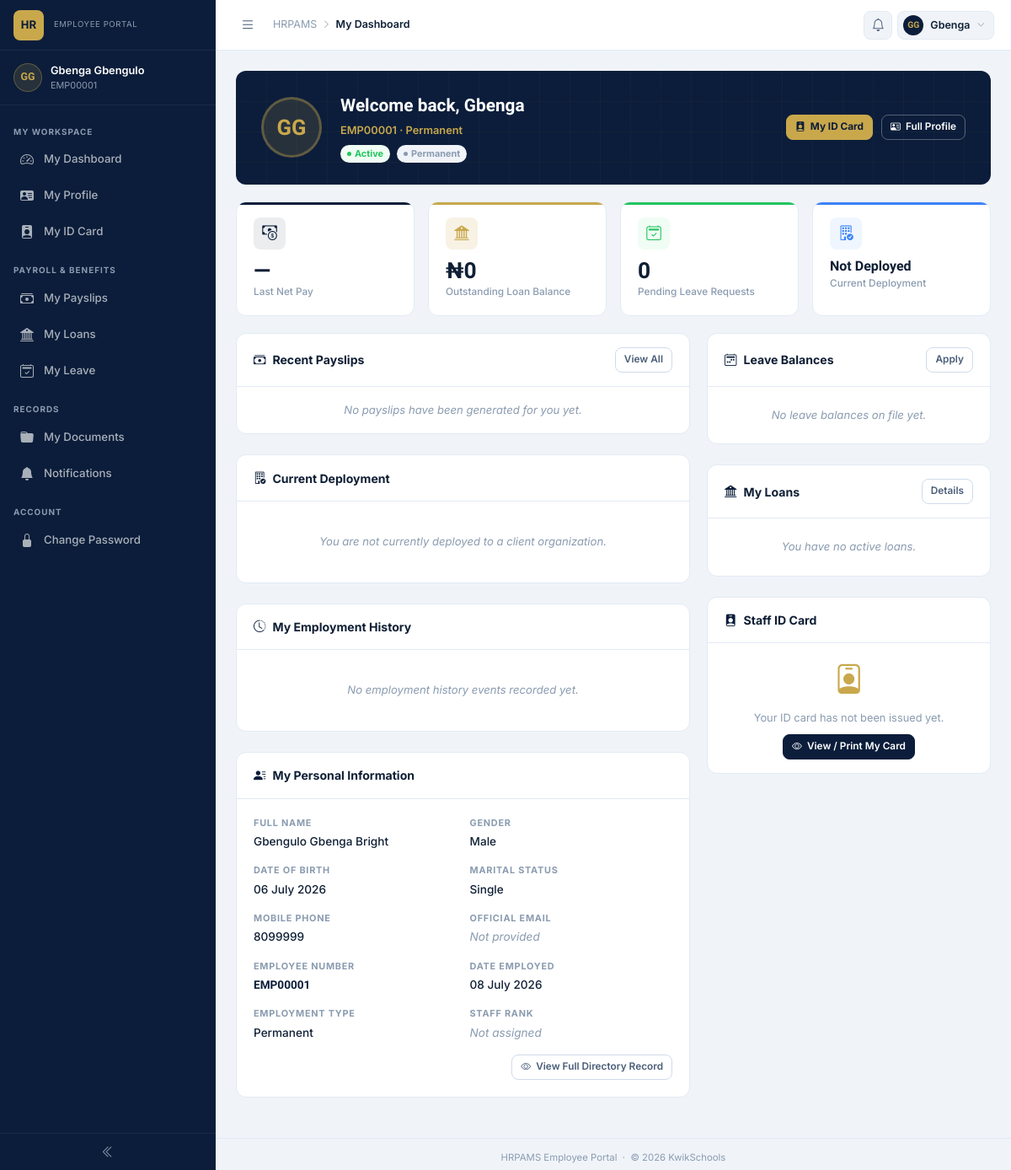
The page /staff/ (signed in) on the database as committed earlier.
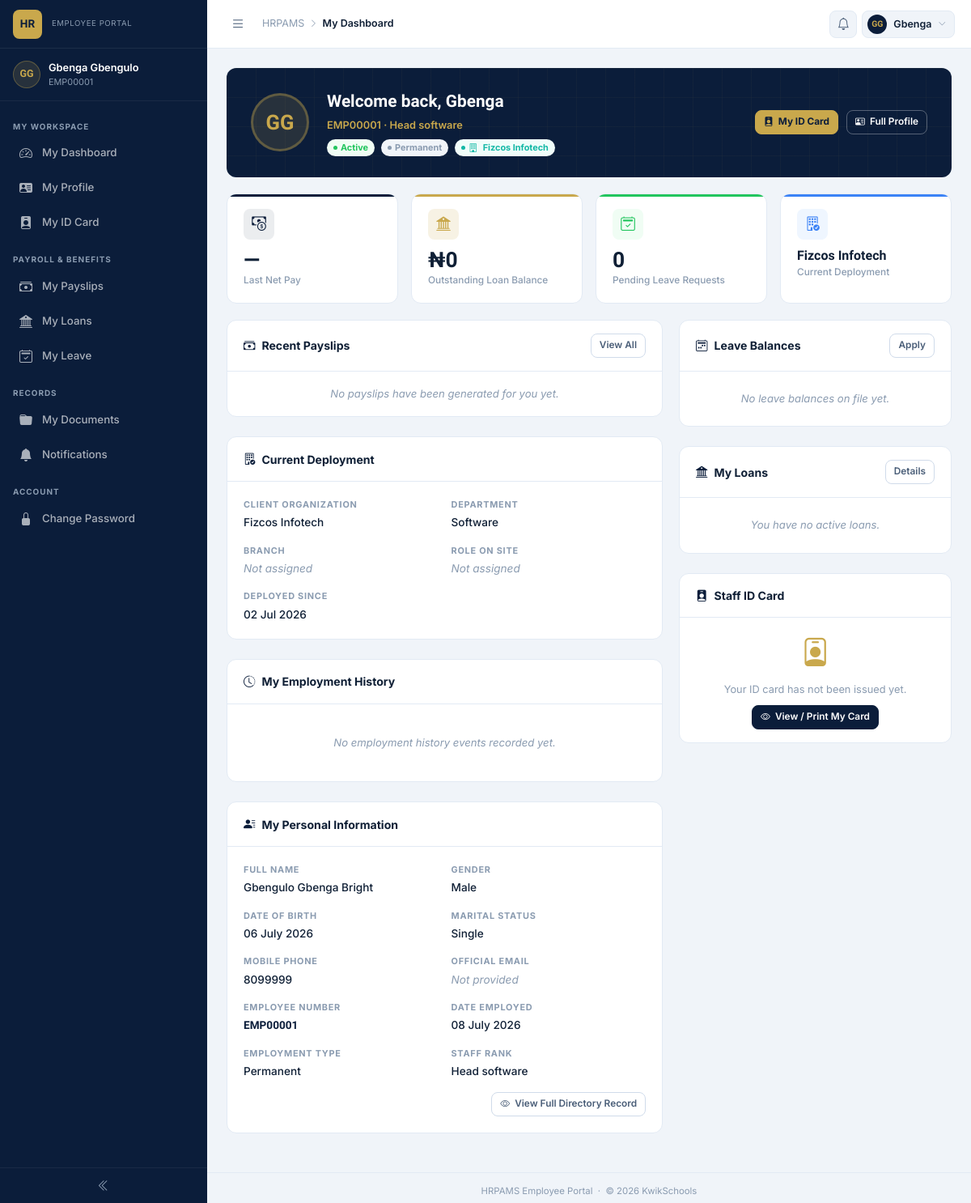
The same page on the database as committed later.
### employees/models.py (models this page shows, shortened)
class Staff(models.Model):
    user = models.OneToOneField(
        User,
        on_delete=models.CASCADE,
        related_name="staff_profile",
    )
    uuid = models.UUIDField(
        default=uuid.uuid4,
        editable=False,
        unique=True,
    )
    employee_no = models.CharField(
        max_length=20,
        unique=True,
        db_index=True,
        blank=True,
        help_text="Automatically generated employee number",
    )
    middle_name = models.CharField(
        max_length=50,
        blank=True,
    )
    gender = models.CharField(
        max_length=10,
        choices=Gender.choices,
        default=Gender.MALE,
    )
    date_of_birth = models.DateField()
    state_of_origin = models.CharField(
    max_length=30,
    choices=NigerianState.choices,
    default=NigerianState.SELECT,
)
    nationality = models.CharField(
        max_length=50,
        default="Nigeria",
    )
    marital_status = models.CharField(
        max_length=20,
        choices=MaritalStatus.choices,
        default=MaritalStatus.SINGLE,
    )
    employment_type = models.CharField(
        max_length=20,
        choices=EmploymentType.choices,
        default=EmploymentType.PERMANENT,
    )
    employment_status = models.CharField(
        max_length=20,
        choices=EmploymentStatus.choices,
        default=EmploymentStatus.ACTIVE,
    )
    staff_rank = models.ForeignKey(
        StaffRank,
        on_delete=models.PROTECT,
        related_name="employees",
        blank=True,
        null=True,
    )
    date_employed = models.DateField()
    confirmation_date = models.DateField(
        blank=True,
        null=True,
    )
    phone_mobile = models.CharField(
        max_length=20,
        blank=True,
    )
    phone_home = models.CharField(
        max_length=20,
        blank=True,
    )
    official_email = models.EmailField(
        blank=True,
    )
    personal_email = models.EmailField(
        blank=True,
    )
    address = models.CharField(
        max_length=255,
        blank=True,
    )
    qualification = models.CharField(
        max_length=150,
        blank=True,
    )
    graduation_year = models.PositiveSmallIntegerField(
        blank=True,
        null=True,
    )
    institution = models.CharField(
        max_length=150,
        blank=True,
    )
    professional_body = models.CharField(
        max_length=150,
        blank=True,
    )
    guarantor_name = models.CharField(
        max_length=150,
        blank=True,
    )
    guarantor_phone = models.CharField(
        max_length=20,
        blank=True,
    )
    guarantor_email = models.EmailField(
        blank=True,
    )
    guarantor_address = models.CharField(
        max_length=255,
        blank=True,
    )
    next_of_kin_name = models.CharField(
        max_length=150,
        blank=True,
    )
    next_of_kin_phone = models.CharField(
        max_length=20,
        blank=True,
    )
    next_of_kin_address = models.CharField(
        max_length=255,
        blank=True,
    )
    notes = models.TextField(
        blank=True,
    )
    is_active = models.BooleanField(
        default=True,
    )
    created = models.DateTimeField(
        auto_now_add=True,
    )
    updated = models.DateTimeField(
        auto_now=True,
    )
    created_by = models.ForeignKey(
        User,
        on_delete=models.SET_NULL,
        related_name="staff_created",
        null=True,
        blank=True,
    )
    updated_by = models.ForeignKey(
        User,
        on_delete=models.SET_NULL,
        related_name="staff_updated",
        null=True,
        blank=True,
    )
    class Meta:
        ordering = (
            "user__last_name",
            "user__first_name",
        )
        verbose_name = "Staff"
        verbose_name_plural = "Staff"
        indexes = [
            models.Index(fields=["employee_no"]),
            models.Index(fields=["employment_status"]),
            models.Index(fields=["date_employed"]),
        ]
    @property
    def full_name(self):
        return " ".join(
            filter(
                None,
                [
                    self.user.last_name,
                    self.user.first_name,
                    self.middle_name,
                ],
            )
        )
    @property
    def current_deployment(self):
        return (
            self.deployments.select_related(
                "company",
                "department",
                "designation",
            )
            .filter(is_current=True)
            .first()
        )

### organization/models.py (models this page shows, shortened)
class StaffRank(models.Model):
    name = models.CharField(max_length=100, unique=True)
    description = models.TextField(max_length=200, blank=True)
    slug = models.SlugField(null=True, blank=True, help_text='Do not enter anything here')
    def __str__(self):
        return self.name
    class Meta:
        verbose_name = 'Employee Rank'
        verbose_name_plural = 'Employee Rank'

class StaffDeployment(models.Model):
    staff = models.ForeignKey(
    "employees.Staff",
    on_delete=models.PROTECT,
    related_name="deployments",
    )
    company = models.ForeignKey(
        Company,
        on_delete=models.PROTECT,
        related_name="deployments",
    )
    department = models.ForeignKey(
        Department,
        on_delete=models.PROTECT,
        related_name="deployments",
    )
    designation = models.ForeignKey(
        StaffRole,
        on_delete=models.PROTECT,
        related_name="deployments",
    )
    start_date = models.DateField()
    end_date = models.DateField(
        blank=True,
        null=True
    )
    is_current = models.BooleanField(
        default=True
    )
    class Meta:
        ordering = ["-is_current", "-start_date"]

class Company(models.Model):
    name = models.CharField(max_length=100, unique=True)
    description = models.TextField(max_length=200, blank=True)
    slug = models.SlugField(null=True, blank=True, help_text='Do not enter anything here')
    def __str__(self):
        return self.name
    class Meta:
        verbose_name = 'Organization '
        verbose_name_plural = 'Organization'

class Department(models.Model):
    name = models.CharField(max_length=100, unique=True)
    description = models.TextField(max_length=200, blank=True)
    slug = models.SlugField(null=True, blank=True, help_text='Do not enter anything here')
    def __str__(self):
        return self.name
    class Meta:
        verbose_name = 'Department'
        verbose_name_plural = 'Departments'

### dashboard/views.py (the view, shortened to what this page needs)
# urls.py: path('staff/', DashboardHomeView.as_view(), name="staff-home"),
class DashboardHomeView(LoginRequiredMixin, View):
    def get(self, request, *args, **kwargs):
        if request.user.is_superuser or request.user.is_staff:
            return self._render_admin_dashboard(request)
        return self._render_employee_dashboard(request)
    def _render_employee_dashboard(self, request):
        try:
            staff = request.user.staff_profile
        except Staff.DoesNotExist:
            raise PermissionDenied(
                "Your account is not linked to a staff profile. "
                "Please contact HR to have your access configured."
            )
        ctx = build_employee_dashboard_context(staff)
        ctx.update(
            {
                "page_title": "My Dashboard",
                "page_subtitle": f"Welcome back, {staff.user.first_name}.",
                "breadcrumb": "My Dashboard",
            }
        )
        return render(request, "dashboard/employee_home.html", ctx)

### dashboard/context_processors.py (called while the page is built)
def corporate_identity(request):
    try:
        identity = CorporateIdentity.get_default()
    except Exception as exc:
        logger.warning(
            "Unable to load Corporate Identity: %s",
            exc,
        )
        identity = None
    return {
        "corporate_info": identity,
    }

### dashboard/models.py (called while the page is built)
    @classmethod
    def get_default(cls) -> "CorporateIdentity | None":
        return (
            cls.objects.filter(is_default=True).first()
            or cls.objects.first()
        )

### dashboard/services.py (called while the page is built)
def get_recent_payslips(staff, limit: int = 6):
    if Payslip is None:
        return []
    return list(Payslip.objects.filter(staff=staff).order_by("-pay_date")[:limit])

def get_leave_summary(staff) -> dict:
    if LeaveBalance is None:
        return {"balances": [], "pending_requests": 0}
    balances = list(LeaveBalance.objects.filter(staff=staff).order_by("leave_type"))
    pending = 0
    if LeaveRequest is not None:
        pending = LeaveRequest.objects.filter(staff=staff, status="Pending").count()
    return {"balances": balances, "pending_requests": pending}

    def as_dict(self) -> dict:
        return dict(self.__dict__)

### dashboard/templates/dashboard/employee_home.html (shortened to what the changed rows need)
{% extends "dashboard/base_employee.html" %}
{% load static %}
{% block page_header %}
<div class="profile-header section-mb">
  <div class="profile-avatar">
    {% if staff.id_card.photo %}
      <img src="{{ staff.id_card.photo.url }}" alt="{{ staff.full_name }}">
    {% else %}
      {{ staff.user.first_name|first|upper }}{{ staff.user.last_name|first|upper }}
    {% endif %}
  </div>
  <div class="profile-info">
    <div class="profile-name">Welcome back, {{ staff.user.first_name }}</div>
    <div class="profile-emp-no">{{ staff.employee_no }} · {{ staff.staff_rank|default:staff.employment_type }}</div>
    <div class="profile-tags">
      <span class="pill {% if staff.employment_status == 'Active' %}active{% elif staff.employment_status == 'Suspended' %}suspended{% else %}pending{% endif %}">
        {{ staff.employment_status }}
      </span>
      <span class="pill draft">{{ staff.employment_type }}</span>
      {% if deployment %}<span class="pill approved"><i class="bi bi-building"></i>&nbsp;{{ deployment.company }}</span>{% endif %}
    </div>
  </div>
  <div class="profile-actions">
    <a href="{% url 'employees:view' staff_uuid=staff.uuid %}" class="btn btn-gold btn-sm">
    </a>
    <a href="{% url 'employees:detail' uuid=staff.uuid %}" class="btn btn-outline-white btn-sm" style="border:1px solid rgba(255,255,255,.3);color:#fff;background:transparent">
    </a>
  </div>
</div>
{% endblock %}
{% block page_content %}
<div class="kpi-grid">
  <div class="kpi-card c-blue">
    <div class="kpi-top">
      <div class="kpi-icon c-blue"><i class="bi bi-building-check"></i></div>
    </div>
    <div class="kpi-value" style="font-size:1rem">{{ deployment.company|default:"Not Deployed" }}</div>
    <div class="kpi-label">Current Deployment</div>
  </div>
</div>
<div class="dash-grid">
  <div>
    <div class="card section-mb">
      <div class="card-body">
        {% if deployment %}
        <div class="detail-grid">
          <div class="detail-field"><div class="df-label">Client Organization</div><div class="df-val">{{ deployment.company }}</div></div>
          <div class="detail-field"><div class="df-label">Department</div><div class="df-val {% if not deployment.department %}empty{% endif %}">{{ deployment.department|default:"Not assigned" }}</div></div>
          <div class="detail-field"><div class="df-label">Branch</div><div class="df-val {% if not deployment.branch %}empty{% endif %}">{{ deployment.branch|default:"Not assigned" }}</div></div>
          <div class="detail-field"><div class="df-label">Role on Site</div><div class="df-val {% if not deployment.role %}empty{% endif %}">{{ deployment.role|default:"Not assigned" }}</div></div>
          <div class="detail-field"><div class="df-label">Deployed Since</div><div class="df-val">{{ deployment.start_date|date:"d M Y" }}</div></div>
        </div>
        {% else %}
        <div class="empty-hint">You are not currently deployed to a client organization.</div>
        {% endif %}
      </div>
    </div>
    <div class="card section-mb">
      <div class="card-body">
        <div class="detail-grid">
          <div class="detail-field"><div class="df-label">Full Name</div><div class="df-val">{{ staff.full_name }}</div></div>
          <div class="detail-field"><div class="df-label">Gender</div><div class="df-val">{{ staff.gender }}</div></div>
          <div class="detail-field"><div class="df-label">Date of Birth</div><div class="df-val">{{ staff.date_of_birth|date:"d F Y" }}</div></div>
          <div class="detail-field"><div class="df-label">Marital Status</div><div class="df-val">{{ staff.marital_status }}</div></div>
          <div class="detail-field"><div class="df-label">Mobile Phone</div><div class="df-val {% if not staff.phone_mobile %}empty{% endif %}">{{ staff.phone_mobile|default:"Not provided" }}</div></div>
          <div class="detail-field"><div class="df-label">Official Email</div><div class="df-val {% if not staff.official_email %}empty{% endif %}">{{ staff.official_email|default:"Not provided" }}</div></div>
          <div class="detail-field"><div class="df-label">Employee Number</div><div class="df-val" style="font-family:var(--font-display);font-weight:800;color:var(--navy)">{{ staff.employee_no }}</div></div>
          <div class="detail-field"><div class="df-label">Date Employed</div><div class="df-val">{{ staff.date_employed|date:"d F Y" }}</div></div>
          <div class="detail-field"><div class="df-label">Employment Type</div><div class="df-val">{{ staff.employment_type }}</div></div>
          <div class="detail-field"><div class="df-label">Staff Rank</div><div class="df-val {% if not staff.staff_rank %}empty{% endif %}">{{ staff.staff_rank|default:"Not assigned" }}</div></div>
        </div>
      </div>
    </div>
  </div>
</div>
{% endblock %}

Rows that differ between the two databases and show on the page:
changed Staff "Gbengulo Gbenga Bright": staff_rank "Permanent" → "Head software"; staff_rank_id empty → 1 (drawn); staff_rank "Not assigned" → "Head software"
added StaffDeployment: company "Fizcos Infotech", department "Software", start_date "02 Jul 2026"
Other text that changed with them:
{{ deployment.branch|default:"Not assigned" }}: (not shown) → "Not assigned"
{{ deployment.role|default:"Not assigned" }}: (not shown) → "Not assigned"
{{ deployment.company|default:"Not Deployed" }}: "Not Deployed" → (not shown)
text no longer shown: "You are not currently deployed to a client organization."
text now shown: "CLIENT ORGANIZATION DEPARTMENT BRANCH ROLE ON SITE DEPLOYED SINCE"
